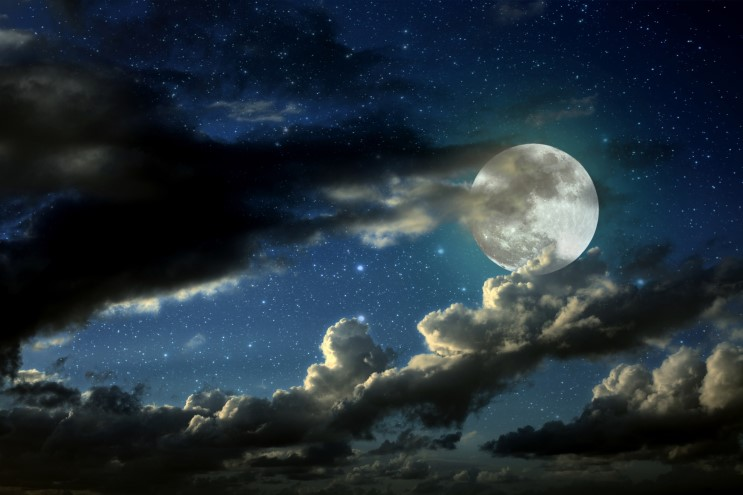
#> input picture 2021_SELF_STUDY/Python_Practices/Python + OpenCV/picture/moon.jpg, 743 x 495 px
$ jupyter execute --allow-errors '3. OpenCV 이미지 연산.ipynb'
#> lines starting #> are read from the running program, lines starting #| are printed output that depends on the picture; after the words box and inside, x2 and y2 are one past the last pixel; in counts of white or black regions, pixels touching at a corner belong together
[cell 1]
import matplotlib.pyplot as plt
import numpy as np
import cv2

[cell 2]
from PIL import Image
import requests
from io import BytesIO

url = 'https://www.cpp.edu/~jcmcgarvey/5200/labs/images/butterfly.jpg'
#> (the rest of this cell did not finish here and is left out)

### Pixel Value
이미지 내의 특정 픽셀의 위치나 특정 체널을 지정할 수 있다.

#> (a cell that did not finish here is left out)

#> (a cell that did not finish here is left out)

### 값 변경

#> (a cell that did not finish here is left out)

#> (a cell that did not finish here is left out)

### 슬라이싱

#> (a cell that did not finish here is left out)

#> (a cell that did not finish here is left out)

#> (a cell that did not finish here is left out)

### 이미지 ROI
특정 이미지 영역 단위로 작업 → numpy indexing 이용

[cell 10]
image = cv2.imread('../Python + OpenCV/picture/moon.jpg')
#> image is the input picture: shape (495, 743, 3); mean B, G, R 56.2, 46.7, 33.8
print(image.shape)
#| (495, 743, 3)

[cell 11]
cv2.imshow('title', image)
cv2.waitKey(0)
cv2.destroyAllWindows()

[cell 12]
moon = image[140:280, 460:600]
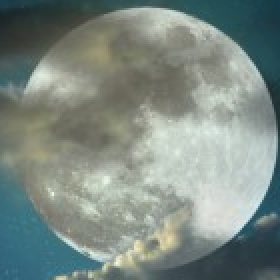
#> moon: shape (140, 140, 3) (shown 2 times larger); mean B, G, R 131.6, 138.2, 125.3
cv2.imshow('moon', moon)
cv2.waitKey(0)
cv2.destroyAllWindows()

[cell 13]
image[100:240, 600:740] = moon
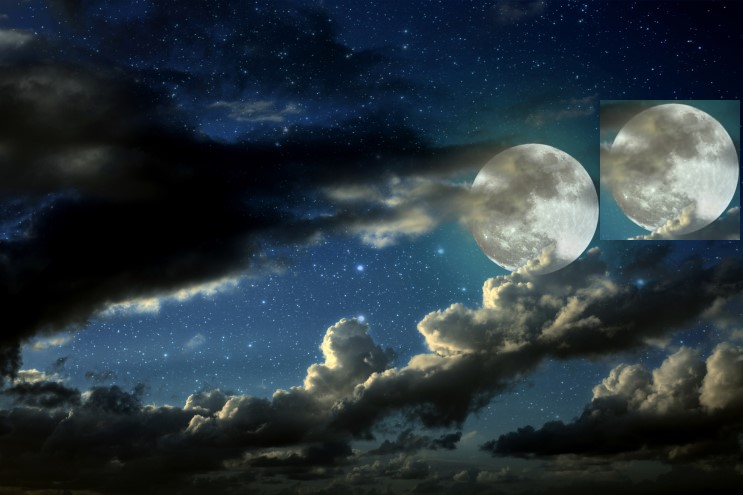
#> image: shape (495, 743, 3); 5.33% of pixels changed, all inside (x1, y1, x2, y2) = (600, 100, 740, 240)
cv2.imshow('moon', image)
cv2.waitKey(0)
cv2.destroyAllWindows()

### 이미지와 체널
* split : 각 체널의 분리 (별로 권장 안함 - memory copy로 비용이 많이 든다)
* merge : 각 체널을 합치기

[cell 14]
b, g, r = cv2.split(image)
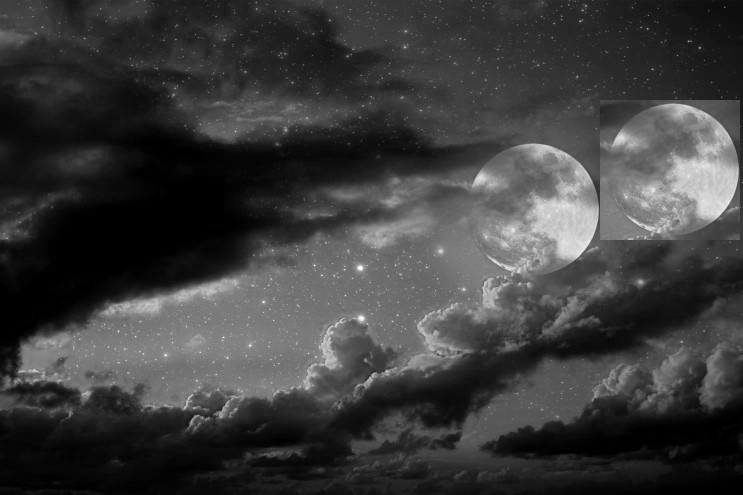
#> b: shape (495, 743); min 0, max 255, mean 60.1
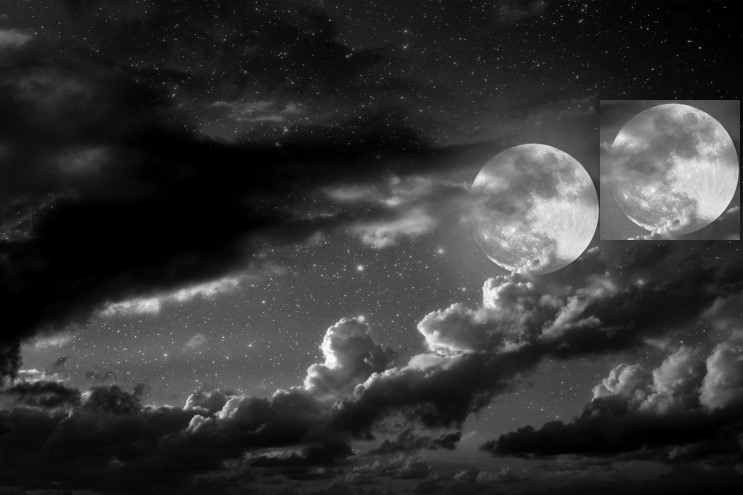
#> g: shape (495, 743); min 0, max 255, mean 52.3
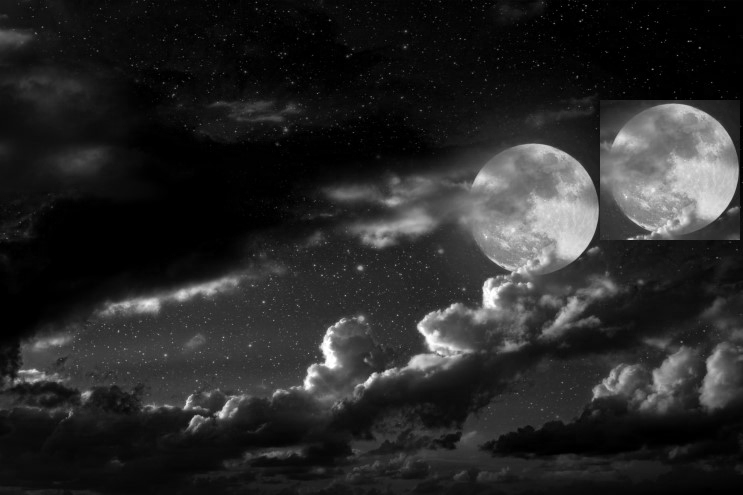
#> r: shape (495, 743); min 0, max 255, mean 39.8

[cell 15]
print(b)
#> (printed output is left out)
print(b.shape)
#| (495, 743)

[cell 16]
print(g)
#> (printed output is left out)
print(g.shape)
#| (495, 743)

[cell 17]
print(r)
#> (printed output is left out)
print(r.shape)
#| (495, 743)

[cell 18]
img = cv2.merge((b, g, r))
print(img.shape)
#| (495, 743, 3)

[cell 19]
cv2.imshow('title', img)
cv2.waitKey(0)
cv2.destroyAllWindows()

[cell 20]
### r 체널을 0으로 값 변경
img[:, :, 2] = 0
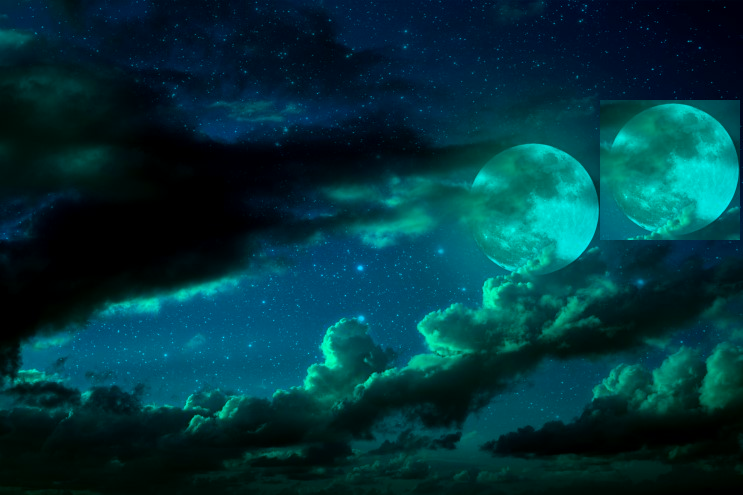
#> img: shape (495, 743, 3); mean B, G, R 60.1, 52.3, 0
cv2.imshow('title', img)
cv2.waitKey(0)
cv2.destroyAllWindows()

[cell 21]
### g 체널을 255 으로 값 변경
img[:, :, 1] = 255
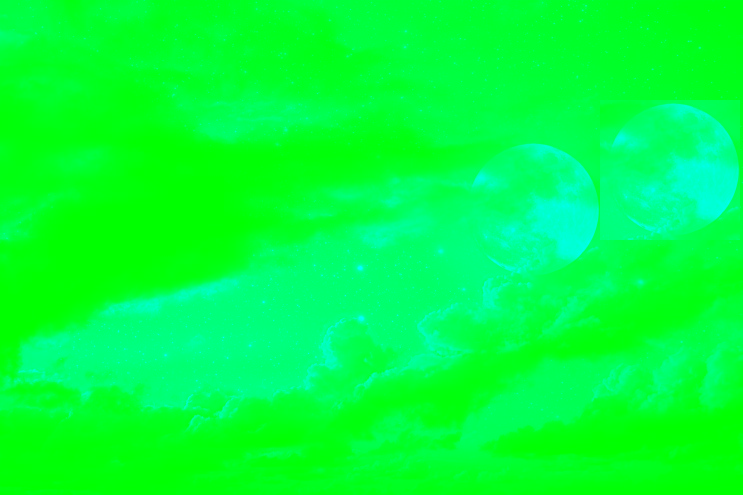
#> img: shape (495, 743, 3); mean B, G, R 60.1, 255, 0
cv2.imshow('title', img)
cv2.waitKey(0)
cv2.destroyAllWindows()

[cell 22]
### g 체널을 0 으로 값 변경
img[:, :, 1] = 0
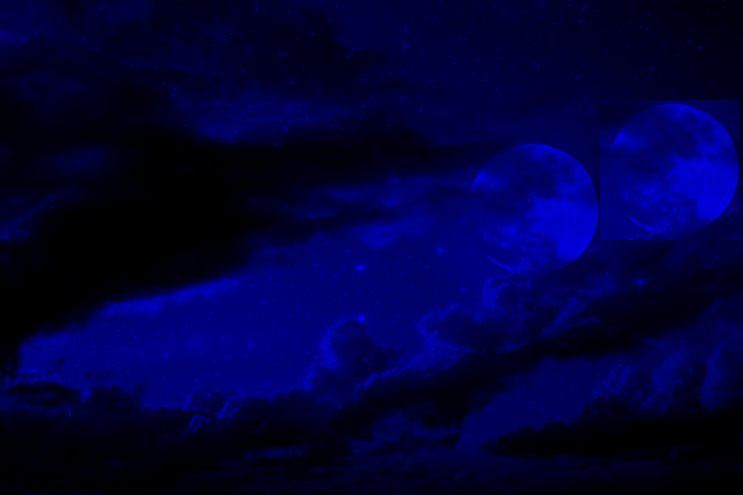
#> img: shape (495, 743, 3); mean B, G, R 60.1, 0, 0
cv2.imshow('title', img)
cv2.waitKey(0)
cv2.destroyAllWindows()

[cell 23]
### b 체널을 0으로 값 변경
img[:, :, 0] = 0
#> img: shape (495, 743, 3); every value is 0
cv2.imshow('title', img)
cv2.waitKey(0)
cv2.destroyAllWindows()

$ run again, with 2021_SELF_STUDY/Python_Practices/Python + OpenCV/picture/airport.jpg copied over 2021_SELF_STUDY/Python_Practices/Python + OpenCV/picture/moon.jpg
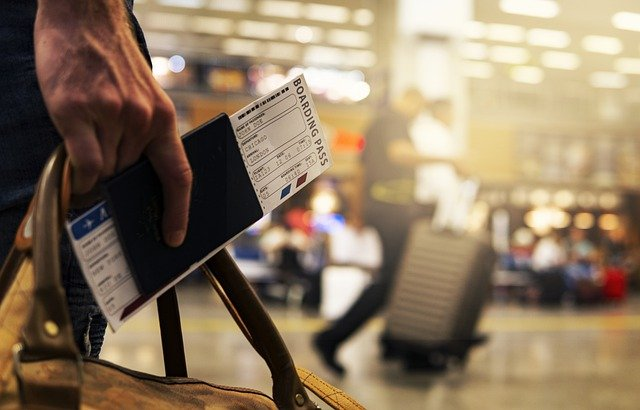
#> input picture 2021_SELF_STUDY/Python_Practices/Python + OpenCV/picture/airport.jpg, 640 x 410 px
#> image is the input picture: shape (410, 640, 3); mean B, G, R 97.8, 121.6, 141
#| (410, 640, 3)
#> `b, g, r = cv2.split(image)`:
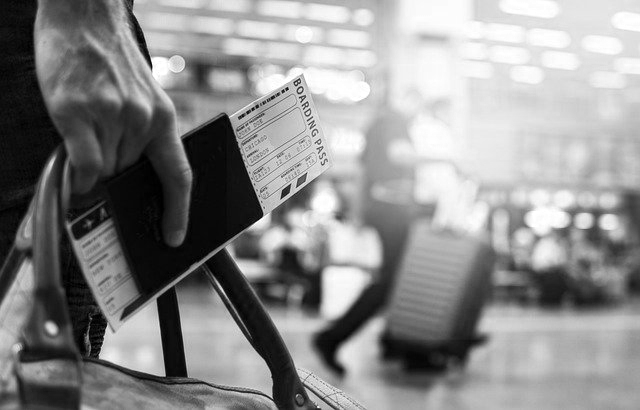
#> r: shape (410, 640); min 0, max 255, mean 141
#> (printed output is left out)
#| (410, 640)
#> (printed output is left out)
#| (410, 640)
#> (printed output is left out)
#| (410, 640)
#| (410, 640, 3)
#> `img[:, :, 1] = 0`:
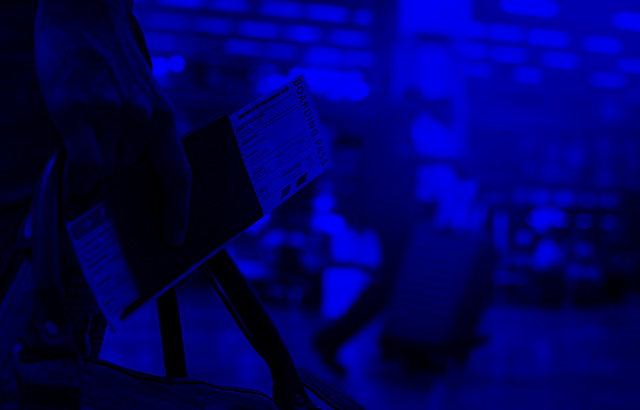
#> img: shape (410, 640, 3); mean B, G, R 97.8, 0, 0
